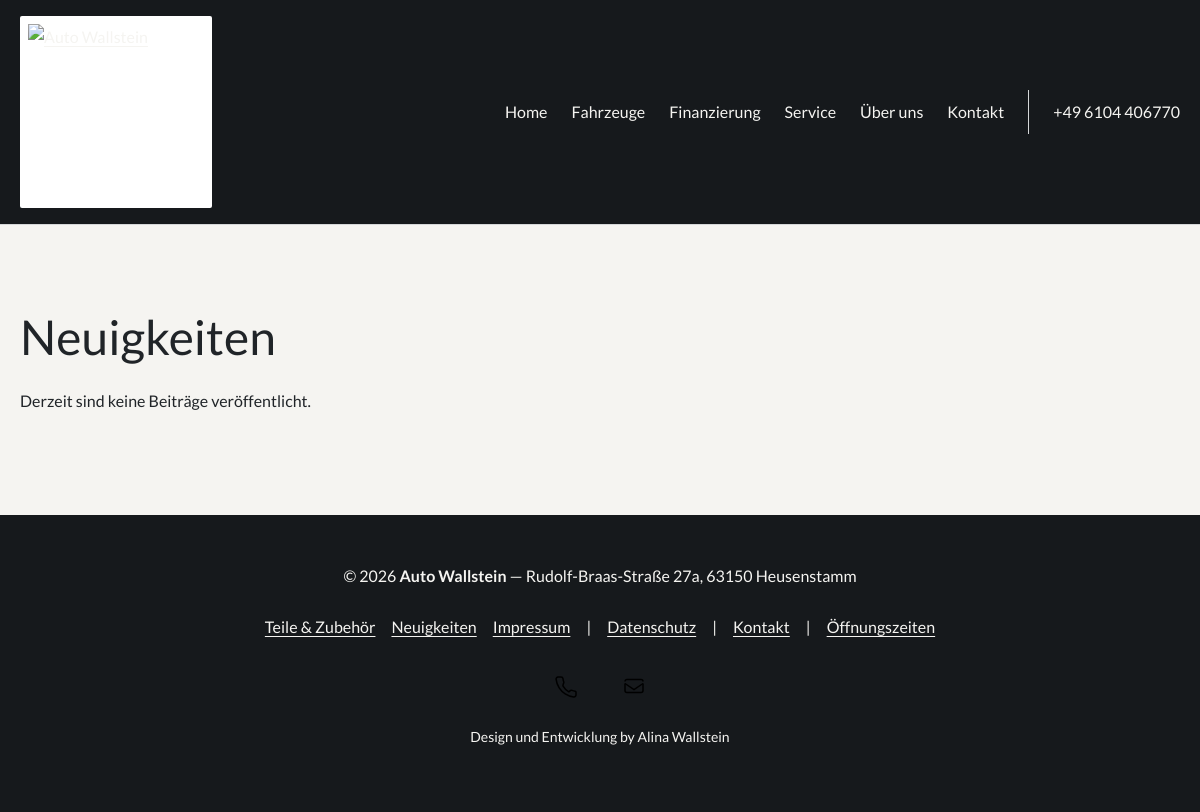
Before: /neuigkeiten/ with the older database file.
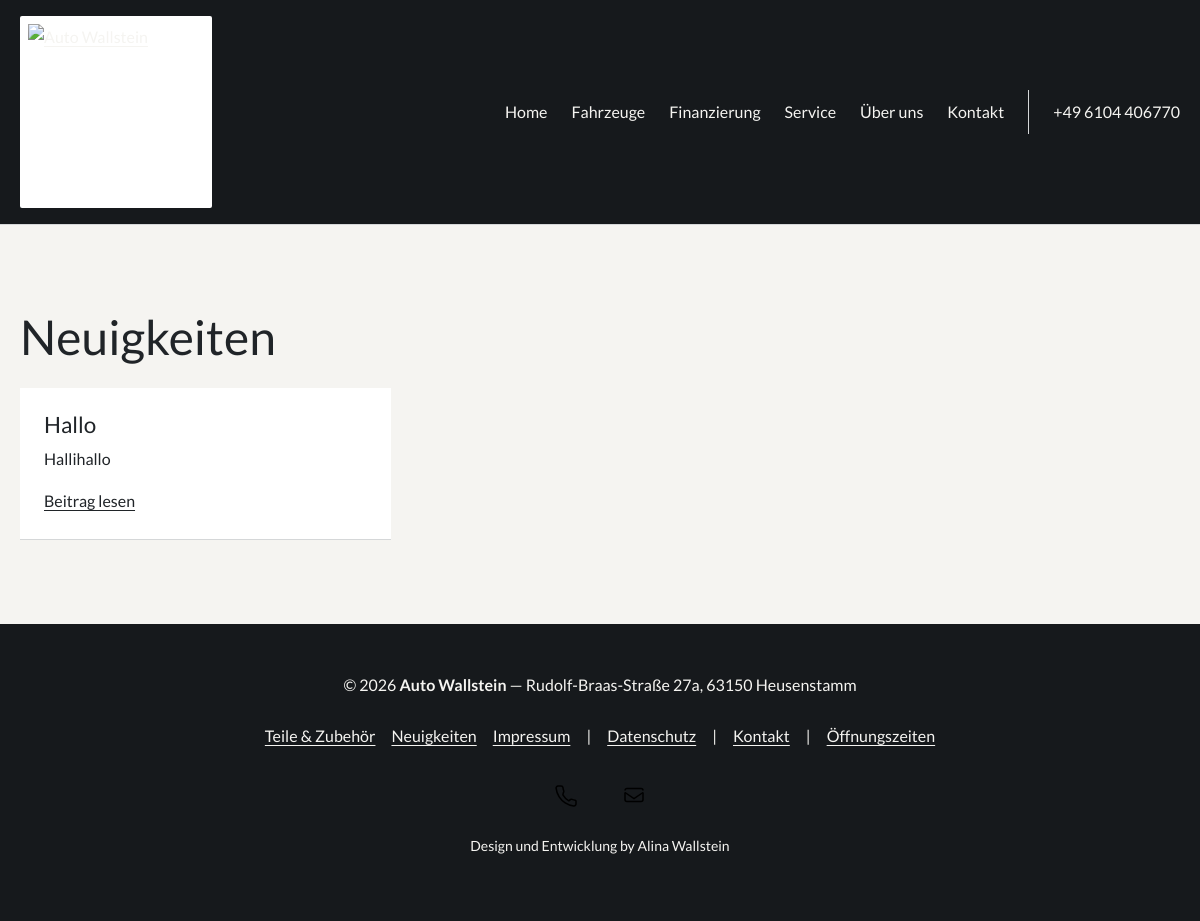
After: the same page with the newer database file.
### vehicles/models.py (models this page shows, shortened)
class NewsArticle(models.Model):
    title = models.CharField('Überschrift', max_length=180)
    excerpt = models.CharField('Kurztext', max_length=350)
    body = models.TextField('Beitrag')
    image = models.ImageField('Titelbild', upload_to='news/%Y/%m/', blank=True)
    image_alt = models.CharField('Bildbeschreibung', max_length=200, blank=True)
    is_published = models.BooleanField('Veröffentlichen', default=False)
    published_at = models.DateTimeField(null=True, blank=True)
    updated_at = models.DateTimeField(auto_now=True)
    class Meta:
        ordering = ['-published_at', '-pk']
        verbose_name = 'Neuigkeit'
        verbose_name_plural = 'Neuigkeiten'

### vehicles/catalog_views.py (the view)
# urls.py: path("neuigkeiten/", catalog_views.public_news, name="public_news"),
def public_news(request):
    items = NewsArticle.objects.filter(is_published=True)
    return render(request, 'public/news.html', {'page_obj': Paginator(items, 12).get_page(request.GET.get('page'))})

### vehicles/content.py (called while the page is built)
def homepage_content(values=None):
    interval = Homepage._meta.get_field("slider_interval").default
    if values is None:
        page = Homepage.objects.filter(pk=1).first()
        values = page.published if page else {}
        interval = page.slider_interval if page else interval
    result = {key: values.get(key, default) for key, label, default, group in TEXT_FIELDS}
    image_ids = [values[key] for key, *_ in IMAGE_FIELDS if isinstance(values.get(key), int)]
    images = HomepageImage.objects.in_bulk(image_ids)
    for key, label, fallback, group in IMAGE_FIELDS:
        asset = images.get(values.get(key))
        result[key] = asset.image.url if asset else (static(fallback) if fallback else '')
    result["slider_interval"] = interval
    return result

def website_content(request):
    if not hasattr(request, '_homepage_content'):
        request._homepage_content = homepage_content()
    return {'site_content': request._homepage_content}

### templates/public/news.html (shortened to what this page needs)
{% extends 'public/base.html' %}
{% block content %}<section class="page-section"><h1>Neuigkeiten</h1><div class="vehicle-grid">{% for article in page_obj %}{% include 'partials/news_card.html' %}{% empty %}<p>Derzeit sind keine Beiträge veröffentlicht.</p>{% endfor %}</div>{% include 'partials/catalog_pagination.html' %}</section>{% endblock %}

### templates/partials/news_card.html (shortened to what this page needs)
<article class="vehicle-card"><div class="vehicle-card__body">{% if heading_level == "h3" %}<h3 class="vehicle-card__title">{{ article.title }}</h3>{% else %}<h2 class="vehicle-card__title">{{ article.title }}</h2>{% endif %}<p>{{ article.excerpt }}</p><a href="{% url 'news_detail' article.pk %}">Beitrag lesen</a></div></article>

Changed rows visible on the page:
added NewsArticle: title "Hallo", excerpt "Hallihallo"
Other visible differences:
text no longer shown: "Derzeit sind keine Beiträge veröffentlicht."
